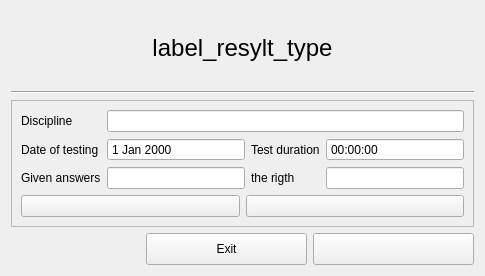
<?xml version="1.0" encoding="UTF-8"?>
<ui version="4.0">
 <class>test_results</class>
 <widget class="QWidget" name="test_results">
  <property name="windowModality">
   <enum>Qt::ApplicationModal</enum>
  </property>
  <property name="geometry">
   <rect>
    <x>0</x>
    <y>0</y>
    <width>485</width>
    <height>276</height>
   </rect>
  </property>
  <property name="windowTitle">
   <string>Form</string>
  </property>
  <layout class="QGridLayout" name="gridLayout_2">
   <item row="0" column="0">
    <layout class="QGridLayout" name="gridLayout">
     <item row="3" column="0" colspan="2">
      <spacer name="horizontalSpacer_3">
       <property name="orientation">
        <enum>Qt::Horizontal</enum>
       </property>
       <property name="sizeHint" stdset="0">
        <size>
         <width>40</width>
         <height>20</height>
        </size>
       </property>
      </spacer>
     </item>
     <item row="1" column="0" colspan="4">
      <widget class="Line" name="line">
       <property name="orientation">
        <enum>Qt::Horizontal</enum>
       </property>
      </widget>
     </item>
     <item row="3" column="2">
      <widget class="QPushButton" name="pushButton_Exit">
       <property name="sizePolicy">
        <sizepolicy hsizetype="Fixed" vsizetype="Fixed">
         <horstretch>0</horstretch>
         <verstretch>0</verstretch>
        </sizepolicy>
       </property>
       <property name="minimumSize">
        <size>
         <width>161</width>
         <height>32</height>
        </size>
       </property>
       <property name="text">
        <string>Exit</string>
       </property>
      </widget>
     </item>
     <item row="3" column="3">
      <widget class="QPushButton" name="pushButton_RetryOrStartTest">
       <property name="sizePolicy">
        <sizepolicy hsizetype="Fixed" vsizetype="Fixed">
         <horstretch>0</horstretch>
         <verstretch>0</verstretch>
        </sizepolicy>
       </property>
       <property name="minimumSize">
        <size>
         <width>161</width>
         <height>32</height>
        </size>
       </property>
       <property name="text">
        <string/>
       </property>
      </widget>
     </item>
     <item row="2" column="0" colspan="4">
      <widget class="QFrame" name="frame">
       <property name="frameShape">
        <enum>QFrame::StyledPanel</enum>
       </property>
       <property name="frameShadow">
        <enum>QFrame::Raised</enum>
       </property>
       <layout class="QGridLayout" name="gridLayout_4">
        <item row="0" column="0">
         <layout class="QGridLayout" name="gridLayout_3">
          <item row="3" column="2">
           <widget class="QLabel" name="label_5">
            <property name="text">
             <string>the rigth</string>
            </property>
           </widget>
          </item>
          <item row="1" column="0">
           <widget class="QLabel" name="label_DateTest">
            <property name="text">
             <string>Date of testing</string>
            </property>
           </widget>
          </item>
          <item row="3" column="3">
           <widget class="QLineEdit" name="lineEdit_RightAnswers">
            <property name="readOnly">
             <bool>true</bool>
            </property>
           </widget>
          </item>
          <item row="0" column="0">
           <widget class="QLabel" name="label_Discipline">
            <property name="text">
             <string>Discipline</string>
            </property>
           </widget>
          </item>
          <item row="1" column="1">
           <widget class="QDateEdit" name="dateEdit_DateOfTEsting">
            <property name="readOnly">
             <bool>true</bool>
            </property>
            <property name="buttonSymbols">
             <enum>QAbstractSpinBox::NoButtons</enum>
            </property>
           </widget>
          </item>
          <item row="1" column="2">
           <widget class="QLabel" name="label_TestDuration">
            <property name="text">
             <string>Test duration</string>
            </property>
           </widget>
          </item>
          <item row="1" column="3">
           <widget class="QTimeEdit" name="timeEdit_TestDuration">
            <property name="readOnly">
             <bool>true</bool>
            </property>
            <property name="buttonSymbols">
             <enum>QAbstractSpinBox::NoButtons</enum>
            </property>
           </widget>
          </item>
          <item row="3" column="0">
           <widget class="QLabel" name="label_GivenAnswers">
            <property name="text">
             <string>Given answers</string>
            </property>
           </widget>
          </item>
          <item row="0" column="1" colspan="3">
           <widget class="QLineEdit" name="lineEdit_Discipline">
            <property name="readOnly">
             <bool>true</bool>
            </property>
           </widget>
          </item>
          <item row="3" column="1">
           <widget class="QLineEdit" name="lineEdit_GivenAnwers">
            <property name="text">
             <string/>
            </property>
            <property name="readOnly">
             <bool>true</bool>
            </property>
           </widget>
          </item>
         </layout>
        </item>
        <item row="1" column="0">
         <layout class="QHBoxLayout" name="horizontalLayout">
          <item>
           <widget class="QPushButton" name="pushButton_SaveOrReturn">
            <property name="text">
             <string/>
            </property>
           </widget>
          </item>
          <item>
           <widget class="QPushButton" name="pushButton_MailOrRetry">
            <property name="text">
             <string/>
            </property>
           </widget>
          </item>
         </layout>
        </item>
       </layout>
      </widget>
     </item>
     <item row="0" column="0" colspan="4">
      <widget class="QLabel" name="label_result_type">
       <property name="font">
        <font>
         <pointsize>18</pointsize>
        </font>
       </property>
       <property name="frameShadow">
        <enum>QFrame::Plain</enum>
       </property>
       <property name="text">
        <string>&lt;html&gt;&lt;head/&gt;&lt;body&gt;&lt;p align=&quot;center&quot;&gt;label_resylt_type&lt;/p&gt;&lt;/body&gt;&lt;/html&gt;</string>
       </property>
      </widget>
     </item>
    </layout>
   </item>
  </layout>
 </widget>
 <resources/>
 <connections/>
</ui>
